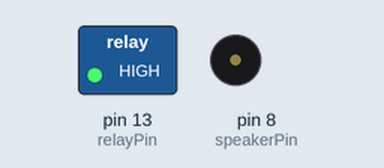
This sketch was run on a simulated Arduino Mega 2560, built with avr-gcc and run on an emulated ATmega2560. Parts: switched loads named in the sketch (green lamp = pin HIGH), buzzer (waves = sounding, pin HIGH). What the sketch prints to the serial monitor is not drawn.

Above: at 0.1 s.
Timing chart, 0 to 1.6 s (numbered marks = the images above):
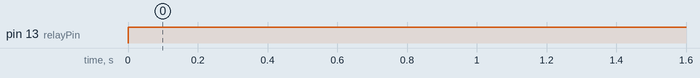

Measured:
- by itself, pin 13 (relayPin): LOW → HIGH at 0.00 s

The sketch:

sketch.ino
```cpp
#define speakerPin 8
const int pirPin = 1;
const int relayPin = 13;
const int ledPin = 6;

void setup() {
  pinMode(pirPin, INPUT);
  pinMode(speakerPin, OUTPUT);
  pinMode(relayPin, OUTPUT);
  Serial.begin(9600);

}

void loop() {
  int movimento = digitalRead(pirPin);

  if (movimento == HIGH) {
    Serial.println("Movimento Detectado!!");
    digitalWrite(relayPin, LOW);
    digitalWrite(ledPin, LOW);
    tone(speakerPin, 1000);
    delay(500);
    noTone(speakerPin);
  } else {
    Serial.println("Sem Movimentos");
    digitalWrite(relayPin, HIGH);
    digitalWrite(ledPin, HIGH);
  }
  delay(500);
}
```
